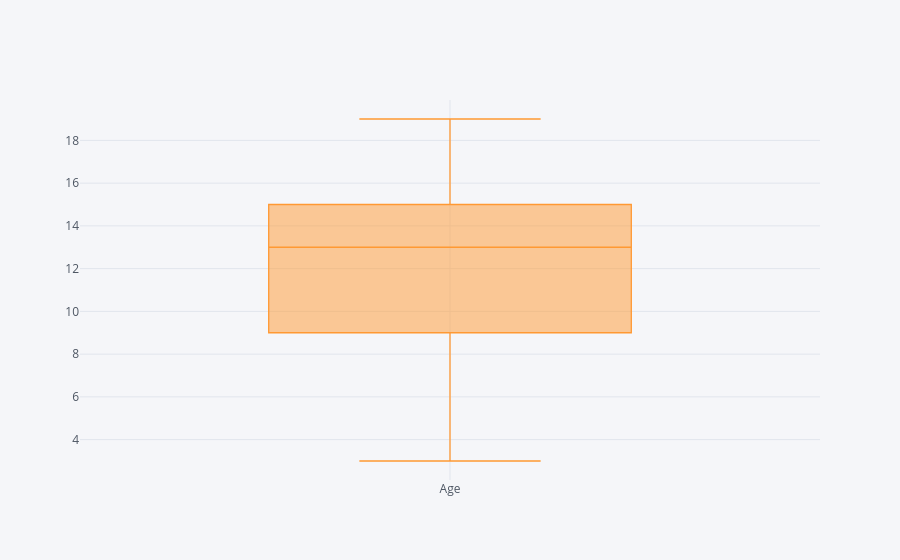

Notebook cell for this chart:
### Code cell
df.Age.iplot(kind = 'box',)

### Figure 1 — Plotly figure (JSON) as saved in the notebook; plotly's stock layout.template omitted (floating-point values rounded to 4 significant figures; data arrays with more than 128 entries replaced by an {"elided": "..."} marker saying what was removed)
{"data": [{"boxpoints": false, "line": {"width": 1.3}, "marker": {"color": "rgba(255, 153, 51, 1.0)"}, "name": "Age", "orientation": "v", "type": "box", "y": {"elided": "725 int values"}}], "layout": {"legend": {"bgcolor": "#F5F6F9", "font": {"color": "#4D5663"}}, "paper_bgcolor": "#F5F6F9", "plot_bgcolor": "#F5F6F9", "title": {"font": {"color": "#4D5663"}}, "xaxis": {"gridcolor": "#E1E5ED", "showgrid": true, "tickfont": {"color": "#4D5663"}, "title": {"font": {"color": "#4D5663"}, "text": ""}, "zerolinecolor": "#E1E5ED"}, "yaxis": {"gridcolor": "#E1E5ED", "showgrid": true, "tickfont": {"color": "#4D5663"}, "title": {"font": {"color": "#4D5663"}, "text": ""}, "zerolinecolor": "#E1E5ED"}}}
